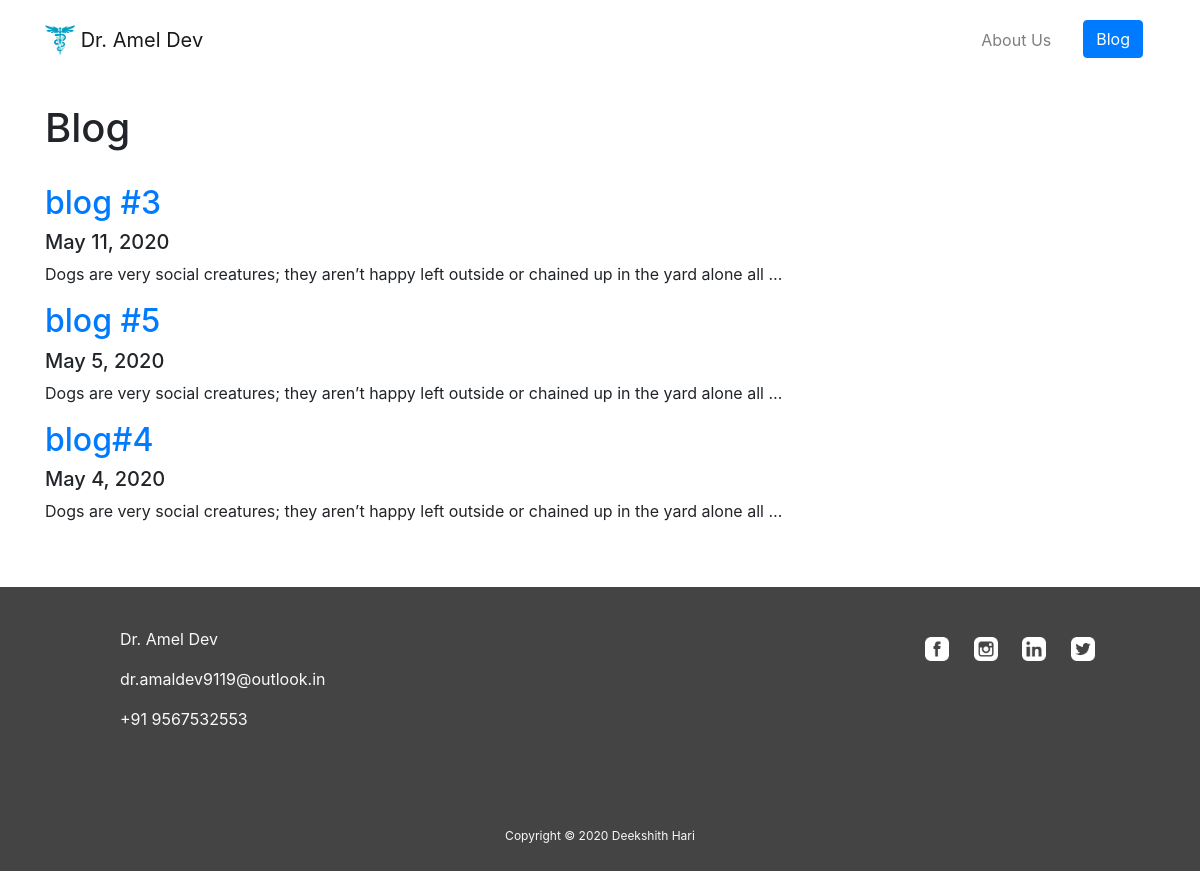
Screenshot of /blog/ with the database file from the repository.
### blog/models.py (models this page shows, shortened)
class Blog(models.Model):
    title = models.CharField(max_length=200)
    description = models.TextField()
    date= models.DateField()

### blog/views.py (the view)
# urls.py: 2. Add a URL to urlpatterns:  path('blog/', include('blog.urls'))
def blog(request):
    blogs = Blog.objects.order_by('-date')[:4]
    return render(request, 'blog/home.html', {'blogs':blogs})

### blog/templates/blog/home.html
{% extends 'home/base.html' %}
{% block content %}
{% load static %}
<h1>Blog</h1><br>
{% for blog in blogs %}
<a href="{% url 'blog:detail' blog.id %}">
  <h2>{{ blog.title }}</h2>
</a>
  <h5>{{ blog.date }}</h5>
  <p>{{ blog.description|truncatechars:100 }}</p>
{% endfor %}
<br>
<br>
{% endblock %}

### home/static/home/custom.css (style rules this page uses)
a { outline: none; }

### rows the page displays
Blog: title "blog #3", date "May 11, 2020", description "Dogs are very social creatures; they aren’t happy left outside or chained up in the yard alone all …"
Blog: title "blog #5", date "May 5, 2020", description "Dogs are very social creatures; they aren’t happy left outside or chained up in the yard alone all …"
Blog: title "blog#4", date "May 4, 2020", description "Dogs are very social creatures; they aren’t happy left outside or chained up in the yard alone all …"
